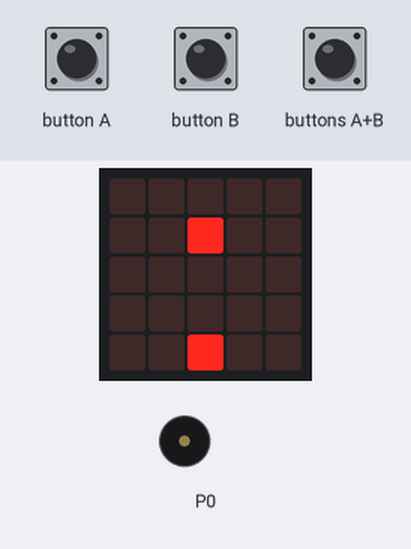
Recording of a program running on a simulated BBC micro:bit (MakeCode). Parts: the board's 5×5 LED display, buzzer (waves = sounding). Inputs (shaded band) come from the test bench. Random numbers come from a fixed seed.

Above: at 0.15 s.
1.3 s: button A pressed for 0.15 s
At 1.9 s:
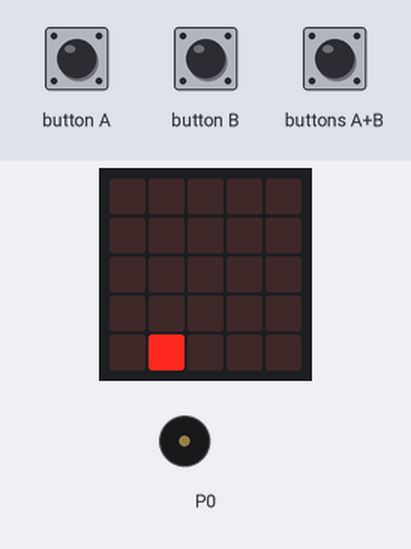
4.4 s: buttons A+B pressed for 0.15 s
At 4.73 s:
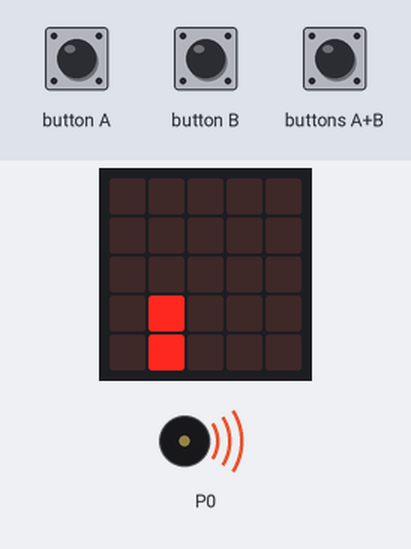
5.1 s: button B pressed for 0.15 s
At 6.3 s:
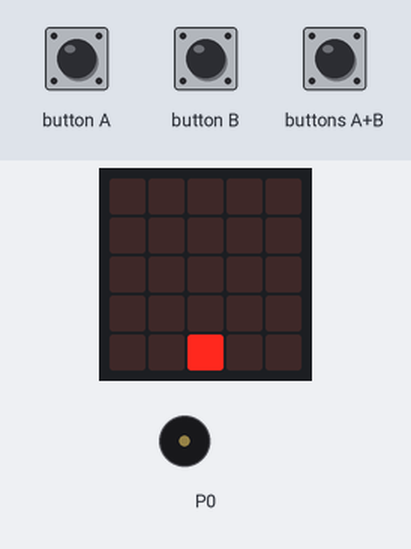
8.2 s: buttons A+B pressed for 1 s
At 9.44 s:
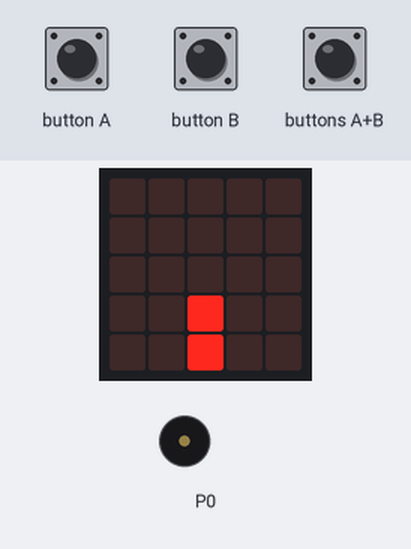
9.8 s: button A pressed for 0.15 s
At 10.1 s:
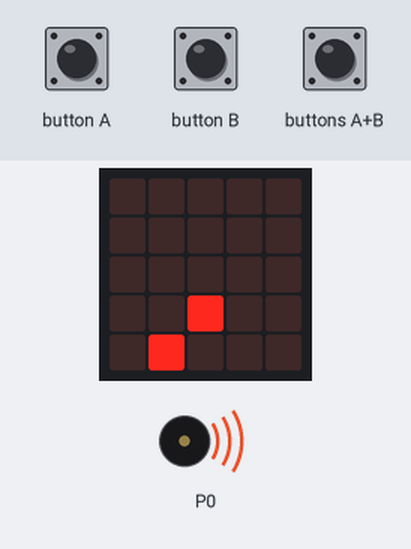
10.5 s: button B pressed for 0.15 s
At 11.01 s:
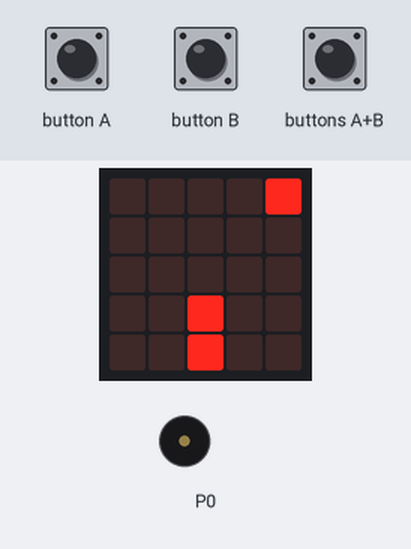
Timing chart, 0 to 22.4 s (numbered marks = the images above; inputs shaded):
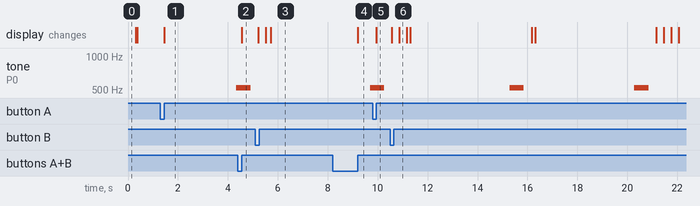

The program:

main.ts
```typescript
function actionMechant () {
    ouchMechant()
    if (mechantY == 5) {
        spawnMechant()
    }
    led.unplot(mechantX, mechantY)
    mechantY = mechantY + 1
    led.plot(mechantX, mechantY)
}
function actionTout () {
    actionMechant()
}
function spawnMechant () {
    mechantY = -1
    mechantX = randint(0, 4)
}
input.onButtonPressed(Button.A, function () {
    if (jugadorX > 0) {
        led.unplot(jugadorX, JUGADORY)
        jugadorX = jugadorX - 1
        led.plot(jugadorX, JUGADORY)
    }
})
function ouchMechant () {
    if (mechantX == balaX && mechantY == balaY) {
        led.unplot(mechantX, mechantY)
        music.playMelody("- - - - - - - C5 ", 106)
        spawnMechant()
    }
}
input.onButtonPressed(Button.AB, function () {
    balaX = jugadorX
    balaY = JUGADORY - 1
    led.unplot(balaX, balaY)
    if (balaY == 5) {
        mechantX = 0
        basic.pause(1)
        mechantY = 4
        basic.pause(1)
    }
    basic.pause(1)
    led.plot(balaX, balaY)
    basic.pause(1)
})
function chec_aouch () {
    if (jugadorX == mechantX && JUGADORY == mechantY) {
        music.playMelody("C - - - - - - - ", 598)
        led.plot(jugadorX, JUGADORY)
    }
}
function actionBala () {
    led.unplot(balaX, balaY)
    balaY = balaY - 1
    basic.pause(1)
    led.plot(balaX, balaY)
}
input.onButtonPressed(Button.B, function () {
    if (jugadorX < 4) {
        led.unplot(jugadorX, JUGADORY)
        jugadorX = jugadorX + 1
        led.plot(jugadorX, JUGADORY)
    }
})
let balaY = 0
let balaX = 0
let mechantY = 0
let mechantX = 0
let JUGADORY = 0
let jugadorX = 0
let vies = 1
let poinVies = 16
jugadorX = 2
JUGADORY = 4
led.plot(jugadorX, JUGADORY)
mechantX = 2
mechantY = 0
led.plot(mechantX, mechantY)
basic.forever(function () {
    actionTout()
})
```

test.ts
```typescript
// les tests vont ici ; cela ne sera pas compilé si ce paquet est utilisé en tant qu'extension.
```

Measured:
- after the input at 1.3 s, the display: changes after 0.15 s (image 1)
- after the input at 4.4 s, the display: changes after 0.15 s (image 2)
- after the input at 8.2 s, the display: changes after 1.0 s (image 4)
- after the input at 9.8 s, the display: changes after 0.15 s (image 5)
- by itself, tone on P0: alternates 523 Hz for 0.56 s and silent for 4.4 s
